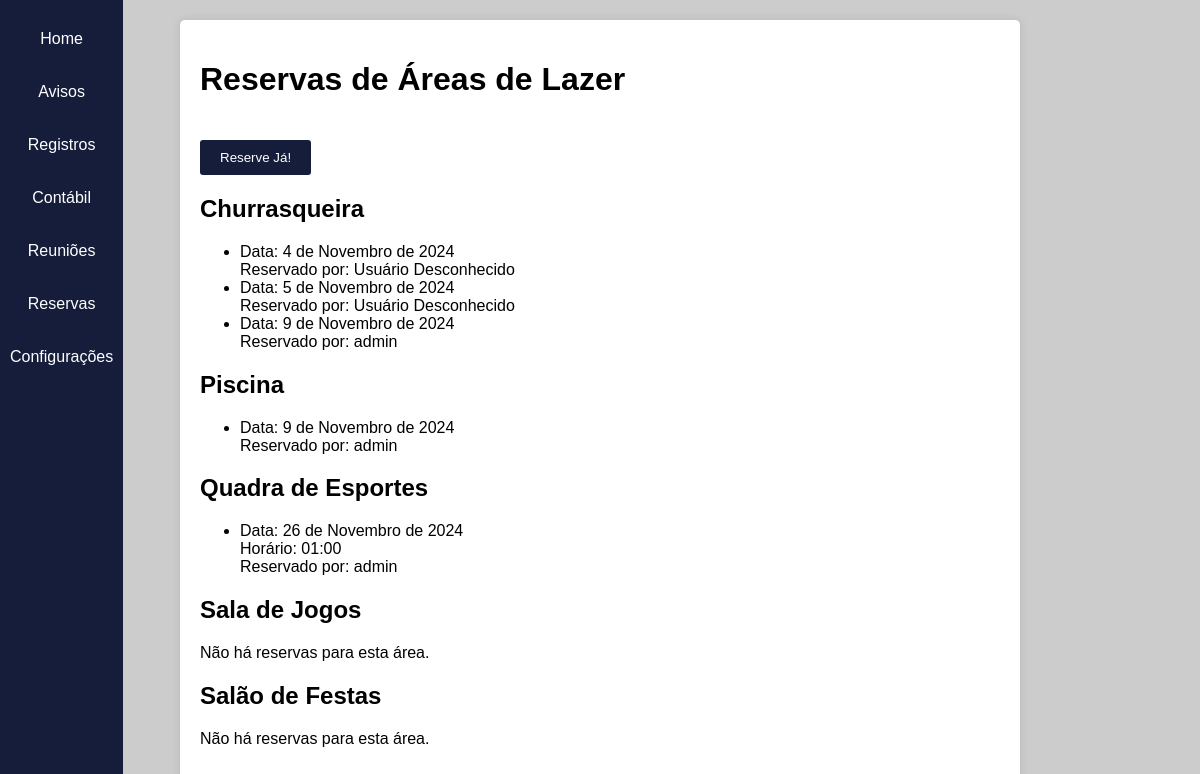
Page /reservas/ on the committed database.
### core/models.py (models this page shows, shortened)
class Reserva(models.Model):
    AREAS_CHOICES = [
        ('churrasqueira', 'Churrasqueira'),
        ('piscina', 'Piscina'),
        ('quadra', 'Quadra de Esporte'),
        ('sala-de-jogos', 'Sala de Jogos'),
        ('salao-de-festa', 'Salão de Festas'),
    ]
    BLOCO_CHOICES = [
        ('A', 'Bloco A'),
        ('B', 'Bloco B'),
        ('C', 'Bloco C'),
        ('D', 'Bloco D'),
        ('E', 'Bloco E'),
    ]
    area = models.CharField(max_length=20, choices=AREAS_CHOICES)
    data = models.DateField()
    hora = models.TimeField(blank=True, null=True)  # Apenas para áreas que exigem horário
    bloco = models.CharField(max_length=1, choices=BLOCO_CHOICES, blank=True, null=True)  # Apenas para salão de festas
    usuario_nome = models.CharField(max_length=100, default="Usuário Desconhecido")

### core/views.py (the view)
# urls.py: path('reservas/', views.listar_reservas, name='listar_reservas'),
def listar_reservas(request):
    reservas = Reserva.objects.all()
    reservas_por_area = {
        'Churrasqueira': reservas.filter(area='churrasqueira'),
        'Piscina': reservas.filter(area='piscina'),
        'Quadra de Esportes': reservas.filter(area='quadra'),
        'Sala de Jogos': reservas.filter(area='sala-de-jogos'),  # Corrigido o nome
        'Salão de Festas': reservas.filter(area='salao-de-festa'),  # Corrigido o nome
    }
    return render(request, 'core/reservas.html', {'reservas_por_area': reservas_por_area})

### templates/core/reservas.html (shortened to what this page needs)
{% load static %}
<!DOCTYPE html>
<html lang="en">
<head>
  <link rel="stylesheet" href="{% static 'css/reserva.css' %}">
</head>
<body>
  <nav id="side-bar">
    <ul>
      <li><a href="{% url 'home' %}">Home</a></li>
      <li><a href="{% url 'avisos' %}">Avisos</a></li>
      <li><a href="{% url 'registros' %}">Registros</a></li>
      <li><a href="{% url 'cobranca' %}">Contábil</a></li>
      <li><a href="{% url 'reuniao' %}">Reuniões</a></li>
      <li><a href="{% url 'reserva' %}">Reservas</a></li>
      <li><a href="{% url 'configuracoes' %}">Configurações</a></li>
    </ul>
  </nav>
  <div id="container">
    <h1>Reservas de Áreas de Lazer</h1>
    <button class="botao-reserva" onclick="location.href='{% url 'criar_reserva' %}'">Reserve Já!</button>
  {% for area, reservas in reservas_por_area.items %}
    <div class="area-reserva">
      <h2>{{ area }}</h2>
      {% if reservas %}
        <ul>
          {% for reserva in reservas %}
            <li>
              Data: {{ reserva.data }}<br>
              {% if reserva.hora %}
                Horário: {{ reserva.hora }}<br>
              {% endif %}
              Reservado por: {{ reserva.usuario_nome }}
            </li>
          {% endfor %}
        </ul>
      {% else %}
        <p>Não há reservas para esta área.</p>
      {% endif %}
    </div>
  {% endfor %}
  </div>
</body>
</html>

### static/css/reserva.css (style rules this page uses)
body { margin: 0; padding: 0; font-family: Arial, sans-serif; background-color: #ccc; }
#side-bar { width: auto; height: 100%; background-color: #151d3b; position: fixed; top: 0; left: -60px; transition: left 0.3s; }
#side-bar ul { list-style: none; padding: 0; margin: 20px 0; }
#side-bar ul li { text-align: center; margin-bottom: 15px; }
#side-bar ul li a { color: #ffffff; text-decoration: none; display: block; padding: 10px; transition: background-color 0.3s; }
#container { max-width: 800px; margin: 20px auto; padding: 20px; background-color: #fff; border-radius: 5px; box-shadow: 0px 0px 10px rgba(0, 0, 0, 0.1); }
button { padding: 10px 20px; background-color: #151d3b; color: #fff; border: none; border-radius: 3px; cursor: pointer; margin-top: 20px; }

### rows in the picture
Reserva: data "4 de Novembro de 2024", usuario_nome "Usuário Desconhecido"
Reserva: data "5 de Novembro de 2024", usuario_nome "Usuário Desconhecido"
Reserva: data "9 de Novembro de 2024", usuario_nome "admin"
Reserva: data "9 de Novembro de 2024", usuario_nome "admin"
Reserva: data "26 de Novembro de 2024", hora "01:00", usuario_nome "admin"

### other values in the picture
{{ area }} "Churrasqueira" "Piscina" "Quadra de Esportes" "Sala de Jogos" "Salão de Festas"
